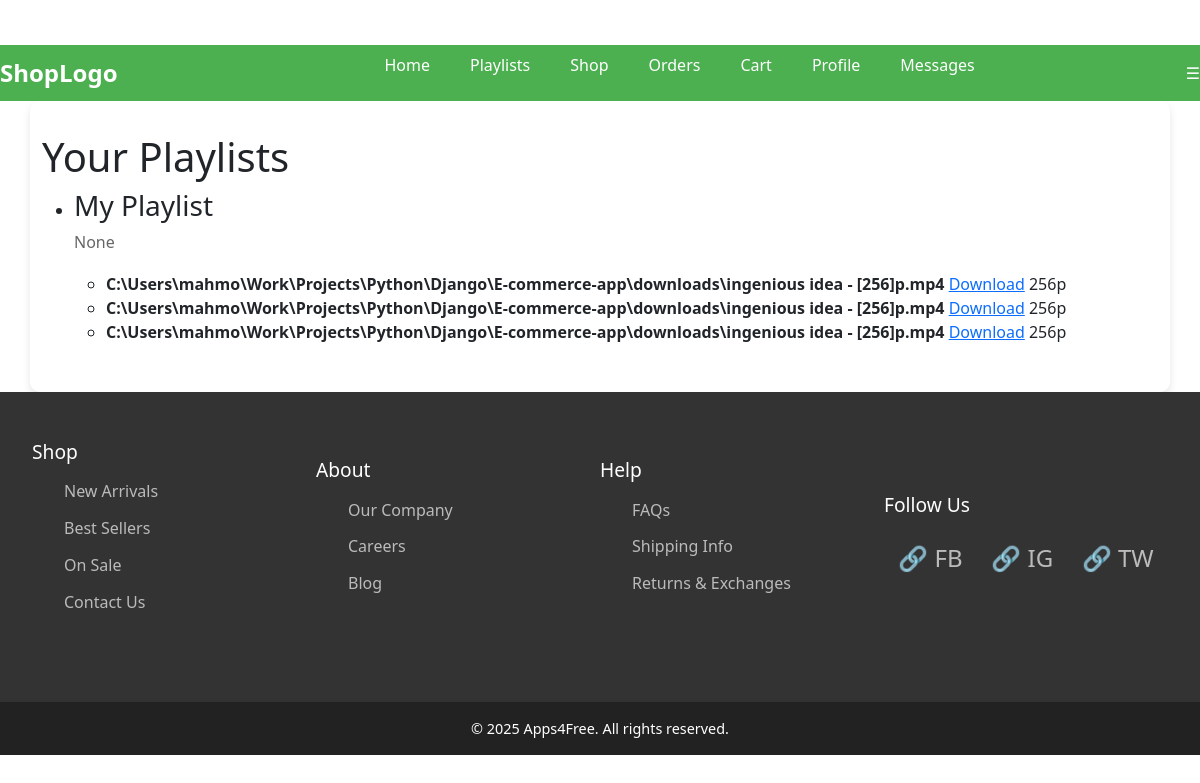
Before: /my-playlists/ (signed in) with the older database file.
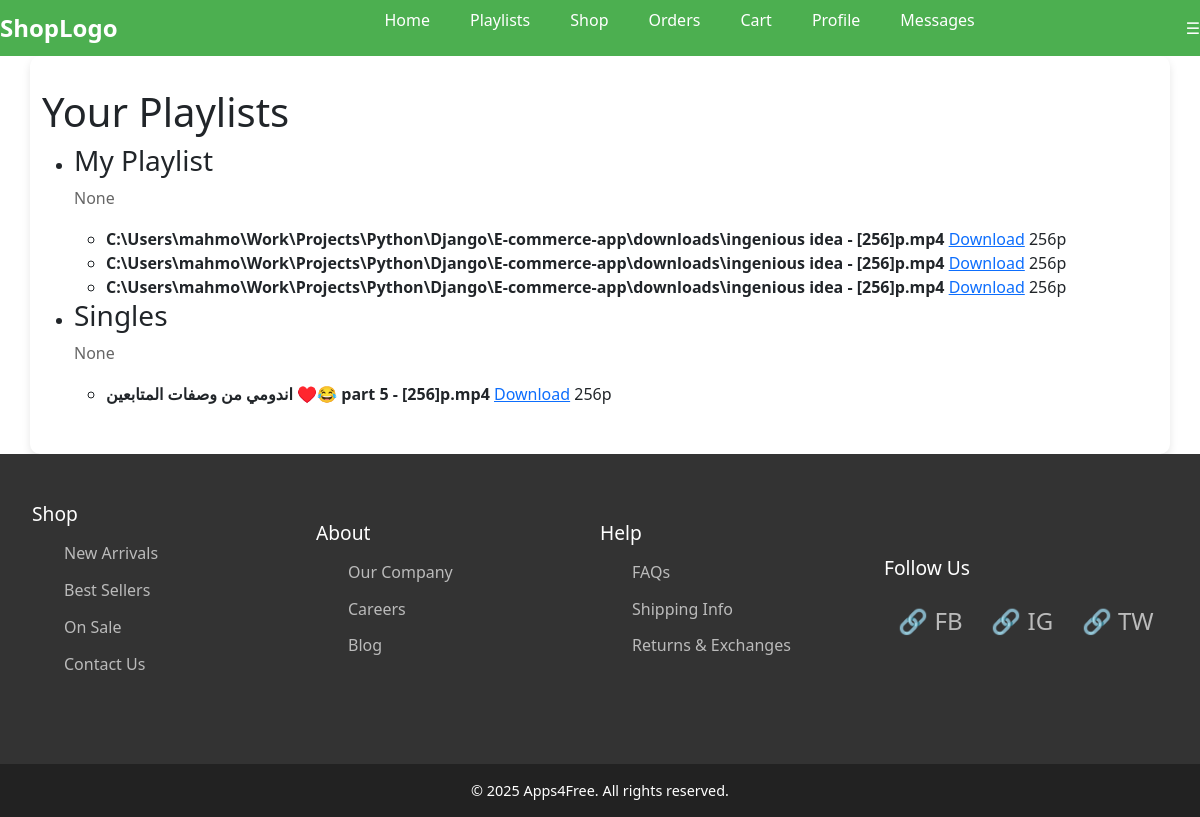
After: the same page with the newer database file.
### downloader/models.py (models this page shows, shortened)
class Playlist(models.Model):
    user = models.ForeignKey(User, related_name='playlists', on_delete=models.CASCADE)
    title = models.CharField(max_length=255)
    description = models.TextField(null=True, blank=True)
    created_at = models.DateTimeField(auto_now_add=True)

class Media(models.Model):
    playlist = models.ForeignKey(Playlist, related_name='media', on_delete=models.CASCADE)
    title = models.CharField(max_length=255)
    url = models.URLField()
    resolution = models.CharField(max_length=50)
    file_path = models.CharField(max_length=1024)

### downloader/views.py (the view)
# urls.py: path('my-playlists/', views.browse_playlists, name='browse_playlists'),
@login_required
def browse_playlists(request):
    user = request.user  # Get the logged-in user
    playlists = Playlist.objects.filter(user=user).prefetch_related('media')
    data = []
    for playlist in playlists:
        data.append({
            'title': playlist.title,
            'description': playlist.description,
            'media': [
                {
                    'title': os.path.basename(media.title),
                    'url': media.url,
                    'resolution': media.resolution,
                    'download_url': media.file_path
                }
                for media in playlist.media.all()
            ]
        })
    return render(request, 'downloader/browse_playlists.html', {'playlists': data})

### downloader/templates/Downloader/browse_playlists.html (shortened to what this page needs)
{% extends 'base.html' %}
{% load static %}
{% load custom_filters %}
{% block content %}
<h1>Your Playlists</h1>
    <ul>
        {% for playlist in playlists %}
            <li>
                <h3>{{ playlist.title }}</h3>
                <p>{{ playlist.description }}</p>
                <ul>
                    {% for media in playlist.media %}
                        <li>
                            <strong>{{ media.title }}</strong>
                            <a href="{% url 'download_file' media.download_url %}">Download</a>
                            <span>{{ media.resolution }}</span>
                        </li>
                    {% endfor %}
                </ul>
            </li>
        {% endfor %}
    </ul>
{% endblock %}

Changed rows visible on the page:
added Playlist: title "Singles"
added Media: title "اندومي من وصفات المتابعين ♥️😂 part 5 - [256]p.mp4", resolution "256p"
Other visible differences:
new list line: "None Download"
